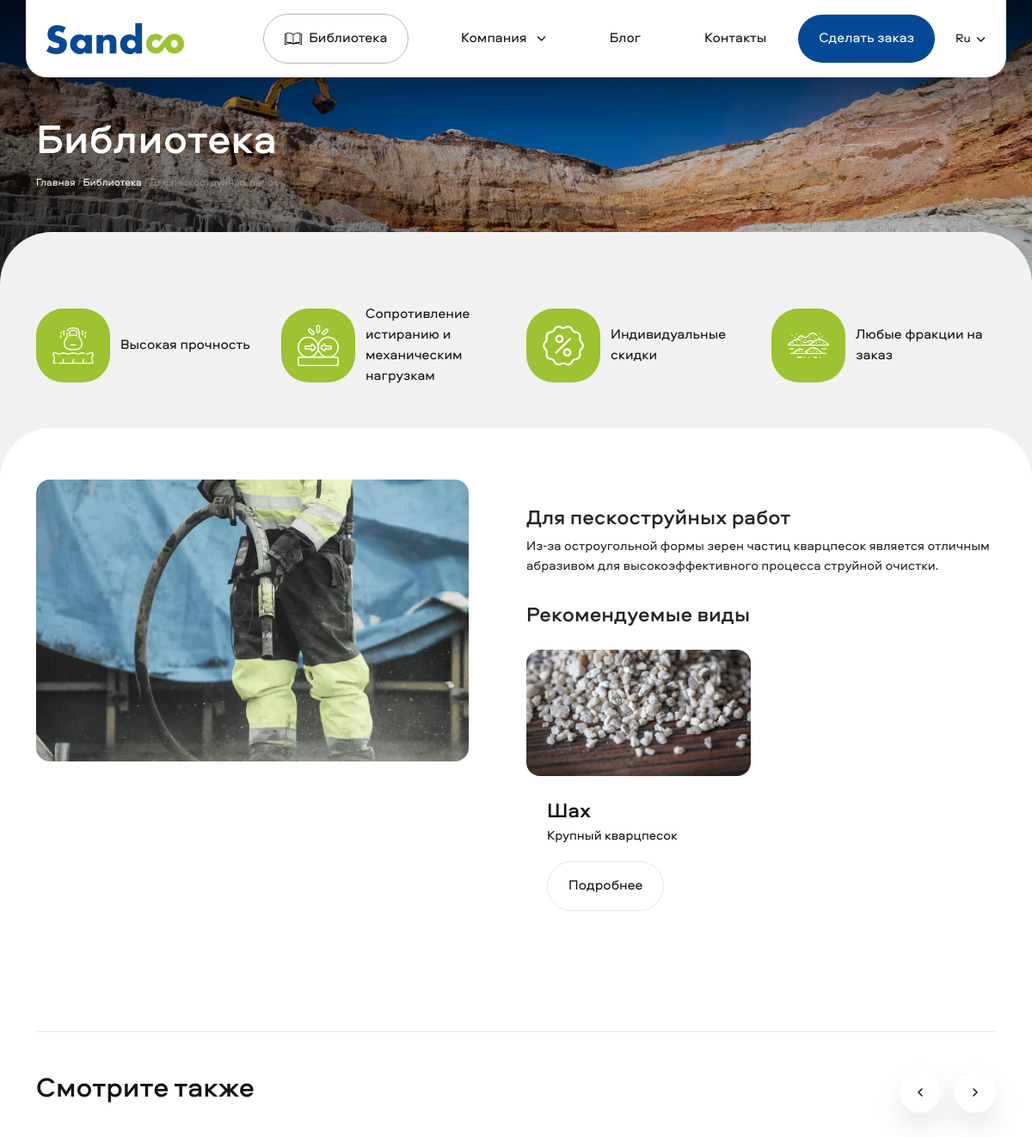
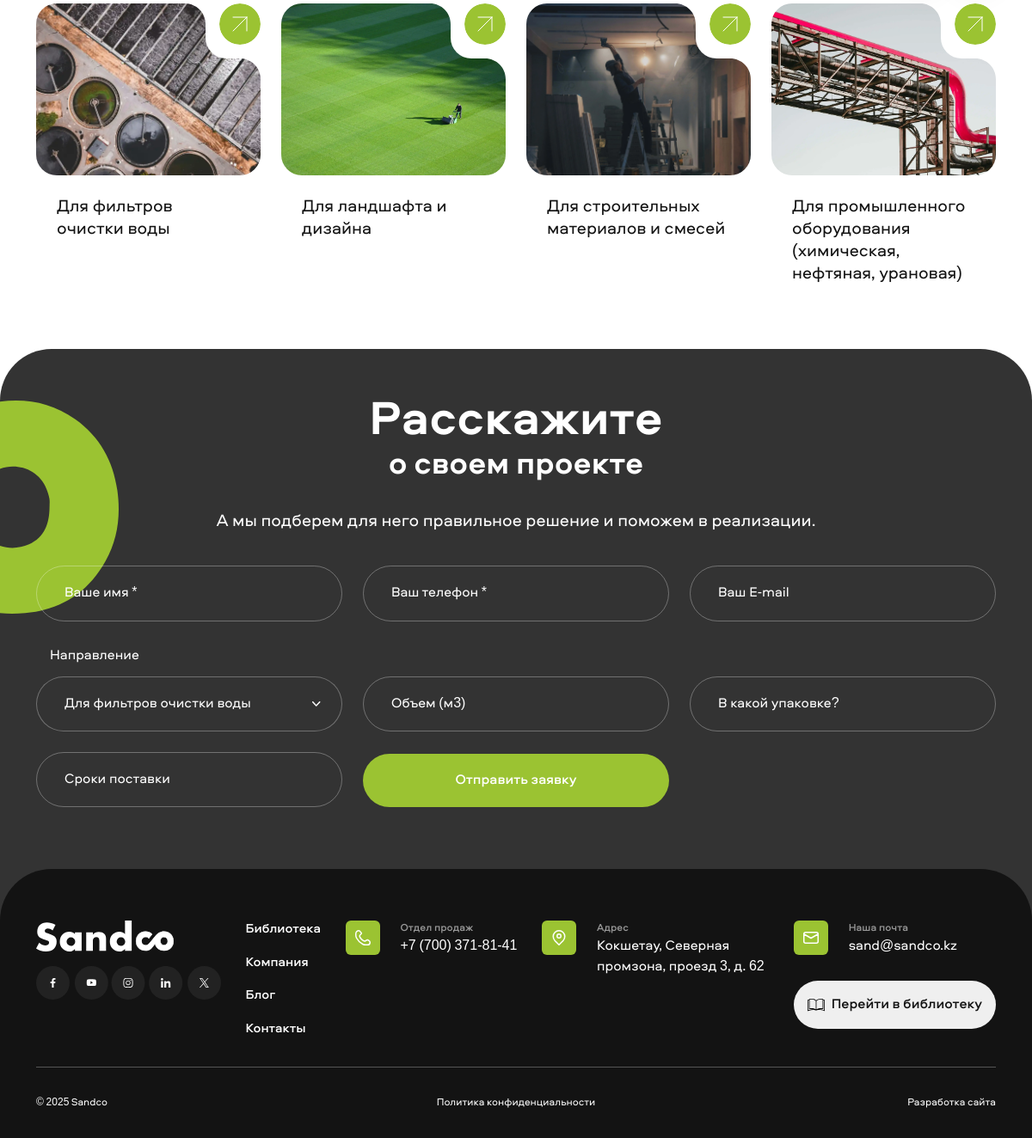
/ru/library/dlya-peskostrujnyh-rabot, run on the app's committed database (2 pictures, top to bottom).
### catalog/models.py (models this page shows, shortened)
class Category(models.Model):
    class Meta:
        verbose_name = 'Вид'
        verbose_name_plural = 'Виды'
    title = models.CharField(max_length=255, blank=True, verbose_name='Заголовок')
    title_for_url = models.CharField(max_length=255, blank=True, verbose_name='Заголовок для Slug')
    image = models.FileField(upload_to='categories/', blank=True, verbose_name='Фотография')
    image_alt = models.CharField(max_length=255, blank=True, null=True, verbose_name='Фотография ALT')
    image_title = models.CharField(max_length=255, blank=True, null=True, verbose_name='Фотография TITLE')
    text = RichTextUploadingField(blank=True, verbose_name='Текст')
    keywords = models.TextField(blank=True, null=True, verbose_name='Keywords')
    description = models.TextField(blank=True, null=True, verbose_name='Description')
    order = models.IntegerField(max_length=255, blank=True, verbose_name='Порядковый номер', default=0)
    is_published = models.BooleanField(default=True, verbose_name='Опубликована')
    slug = models.SlugField(max_length=255, blank=True, verbose_name='Slug')

class Advantage(models.Model):
    class Meta:
        verbose_name = 'Преимущество'
        verbose_name_plural = 'Преимущества'
    category = models.ForeignKey(Category, related_name='advantages', on_delete=models.CASCADE)
    image = models.FileField(upload_to='advantages/', blank=True, verbose_name='Иконка')
    image_alt = models.CharField(max_length=255, blank=True, null=True, verbose_name='Иконка ALT')
    image_title = models.CharField(max_length=255, blank=True, null=True, verbose_name='Иконка TITLE')
    text = models.CharField(max_length=255, blank=True, verbose_name='Текст')
    order = models.IntegerField(blank=True, default=0, verbose_name='Порядковый номер')

class Product(models.Model):
    class Meta:
        verbose_name = 'Продукт'
        verbose_name_plural = 'Продукты'
    category = models.ManyToManyField(Category, related_name='products', verbose_name='Направления')
    title = models.CharField(max_length=255, blank=True, verbose_name='Заголовок')
    title_for_url = models.CharField(max_length=255, blank=True, verbose_name='Заголовок для Slug')
    image = models.FileField(upload_to='products/', blank=True, verbose_name='Картинка')
    image_alt = models.CharField(max_length=255, blank=True, null=True, verbose_name='Картинка ALT')
    image_title = models.CharField(max_length=255, blank=True, null=True, verbose_name='Картинка TITLE')
    type = models.CharField(max_length=255, blank=True, verbose_name='Вид песка')
    fractions = RichTextUploadingField(blank=True, verbose_name='Фракции песка')
    text = RichTextUploadingField(blank=True, verbose_name='Текст')
    keywords = models.TextField(blank=True, null=True, verbose_name='Keywords')
    description = models.TextField(blank=True, null=True, verbose_name='Description')
    order = models.IntegerField(blank=True, default=0, verbose_name='Порядковый номер')
    is_published = models.BooleanField(default=True, verbose_name='Опубликован')
    slug = models.SlugField(max_length=255, blank=True, verbose_name='Slug')

### catalog/views.py (the view)
# urls.py: path("library/<slug:slug>", LibraryDetailView.as_view(), name="library-details"),
class LibraryDetailView(View):
    def get(self, request: HttpRequest, slug: str) -> HttpResponse:
        category = get_object_or_404(Category, slug=slug)
        context = {
            'category': category,
            'advantages': Advantage.objects.filter(category=category).order_by('order'),
            'products': Product.objects.filter(is_published=True, category=category).order_by('order'),
            'projects': Projects.objects.filter(is_published=True, category=category).order_by('date'),
        }
        return render(request, 'library-details.html', context=context)

### catalog/context_manager.py (called while the page is built)
def context_all(request: HttpRequest) -> HttpResponse:
    categories = Category.objects.filter(is_published=True).order_by('order')
    path_without_lang = request.path.split('/')[2:]
    path_without_lang = '/' + '/'.join(path_without_lang)
    context_all = {
        'categories': categories,
        'path_without_lang': path_without_lang,
    }
    return context_all

### templates/library-details.html (shortened to what this page needs)
{% extends 'base.html' %}
{% load static %}
{% load i18n %}
{% block content %}
    <main>
        <div class="container-fluid inner_header">
            <div class="container">
                <div class="row">
                    <div class="col">
                        <h1>{% trans 'library' %}</h1>
                        <ul>
                            <li><a href="{% url 'catalog:home' %}">{% trans 'home' %}</a> /</li>
                            <li><a href="{% url 'catalog:library' %}">{% trans 'library' %}</a> /</li>
                            <li>{{ category.title }}</li>
                        </ul>
                    </div>
                </div>
            </div>
            <picture>
                <img src="{% static 'img/slide.webp' %}" alt="{{ category.description }}" title="{{ category.description }}">
            </picture>
        </div>
        <div class="container-fluid inner_block_2 inner_block_2_2">
            <div class="container block_6">
                <div class="row">
                    {% for advantage in advantages %}
                        <div class="col-6 col-lg-3">
                            <div>
                                <picture>
                                    <img src="{{ advantage.image.url }}" alt="{{ advantage.image_alt }}" title="{{ advantage.image_title }}">
                                </picture>
                            </div>
                            <div>
                                <p>{{ advantage.text }}</p>
                            </div>
                        </div>
                    {% endfor %}
                </div>
            </div>
        </div>
        <div class="container-fluid inner_block_3">
            <div class="container category_inner">
                <div class="row">
                    <div class="col-lg-6 category_inner_image">
                        <picture>
                            <img src="{{ category.image.url }}" alt="{{ category.image_alt }}" title="{{ category.image_title }}">
                        </picture>
                    </div>
                    <div class="col-lg-6 mt-2 mt-lg-0">
                        <h3>{{ category.title }}</h3>
                        {{ category.text|safe }}
                        {% if products %}
                            <h3>{% trans 'recommend_types' %}</h3>
                            <div class="row">
                                {% for item in products %}
                                    <div class="col-md-6">
                                        <div class="product_card">
                                            <a href="{% url 'catalog:product-details' slug=item.slug %}">
                                                <div class="ratio ratio-16x9">
                                                    <div>
                                                        <picture>
                                                            <img src="{{ item.image.url }}" alt="{{ item.image_alt }}"  title="{{ item.image_title }}">
                                                        </picture>
                                                    </div>
                                                </div>
                                            </a>
                                            <div>
                                                <a href="{% url 'catalog:product-details' slug=item.slug %}">{{ item.title }}</a>
                                                <p>{{ item.type }}</p>
                                                <button onclick="window.location.href = '{% url 'catalog:product-details' slug=item.slug %}';">
                                                    {% trans 'more' %}
                                                </button>
                                            </div>
                                        </div>
                                    </div>
                                {% endfor %}
                            </div>
                        {% endif %}
                    </div>
                </div>
            </div>
            {% if categories.count > 1 %}
                <div class="container block_4 pt-1">
                    <hr class="line_1">
                    <div class="row">
                        <div class="col-12 text-center text-sm-start">
                            <h2>{% trans 'see_also' %}</h2>
                        </div>
                        <div class="col-12 mt-5 mt-sm-0">
                            <div class="owl-carousel owl-theme carousel_3">
                                {% for item in categories %}
                                    {% if item.slug != category.slug %}
                                        <div class="item">
                                            <div class="card_2">
                                                <a href="{% url 'catalog:library-details' slug=item.slug %}">
                                                    <picture>
                                                        <img src="{{ item.image.url }}" alt="{{ item.image_alt }}" title="{{ item.image_title }}">
                                                    </picture>
                                                </a>
                                                <a href="{% url 'catalog:library-details' slug=item.slug %}" class="more">
                                                    <picture>
                                                        <img src="{% static 'img/more_2.svg' %}" alt="">
                                                    </picture>
                                                </a>
                                                <div class="card_text">
                                                    <a href="{% url 'catalog:library-details' slug=item.slug %}">{{ item.title }}</a>
                                                </div>
                                            </div>
                                        </div>
                                    {% endif %}
                                {% endfor %}
                            </div>
                        </div>
                    </div>
                </div>
            {% endif %}
        </div>
    </main>
{% endblock %}

### data on the page
Category: title "Для пескоструйных работ", image (picture), text "Из-за остроугольной формы зерен частиц кварцпесок является отличным абразивом для высокоэффективного процесса струйной очистки."
Advantage: image (picture), text "Высокая прочность"
Advantage: image (picture), text "Сопротивление истиранию и механическим нагрузкам"
Advantage: image (picture), text "Индивидуальные скидки"
Advantage: image (picture), text "Любые фракции на заказ"
Product: image (picture), title "Шах", type "Крупный кварцпесок"
Category: image (picture), title "Для фильтров очистки воды"
Category: image (picture), title "Для ландшафта и дизайна"
Category: image (picture), title "Для строительных материалов и смесей"
Category: image (picture), title "Для промышленного оборудования (химическая, нефтяная, урановая)"

### other printed values
{{ request.LANGUAGE_CODE|title }} "Ru"
form field category "Для фильтров очистки воды"
